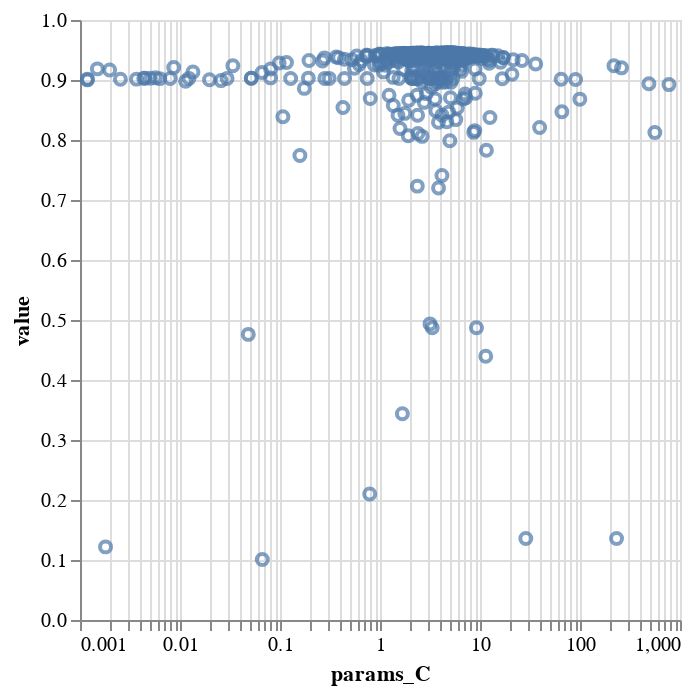

Source (notebook cell):
### Code cell
import altair as alt
alt.Chart(result).mark_point().encode(
    x=alt.X('params_C',scale=alt.Scale(type='log'))
    ,y='value'
)

### Figure 1 — Vega-Lite specification as saved in the notebook (floating-point values rounded to 4 significant figures; data arrays with more than 128 entries replaced by an {"elided": "..."} marker saying what was removed)
{"config": {"view": {"continuousWidth": 300, "continuousHeight": 300}}, "data": {"name": "data-523cf368ca72025293a05e897d9a8861"}, "mark": {"type": "point"}, "encoding": {"x": {"field": "params_C", "scale": {"type": "log"}, "type": "quantitative"}, "y": {"field": "value", "type": "quantitative"}}, "$schema": "https://vega.github.io/schema/vega-lite/v5.20.1.json", "datasets": {"data-523cf368ca72025293a05e897d9a8861": {"elided": "500 records"}}}
